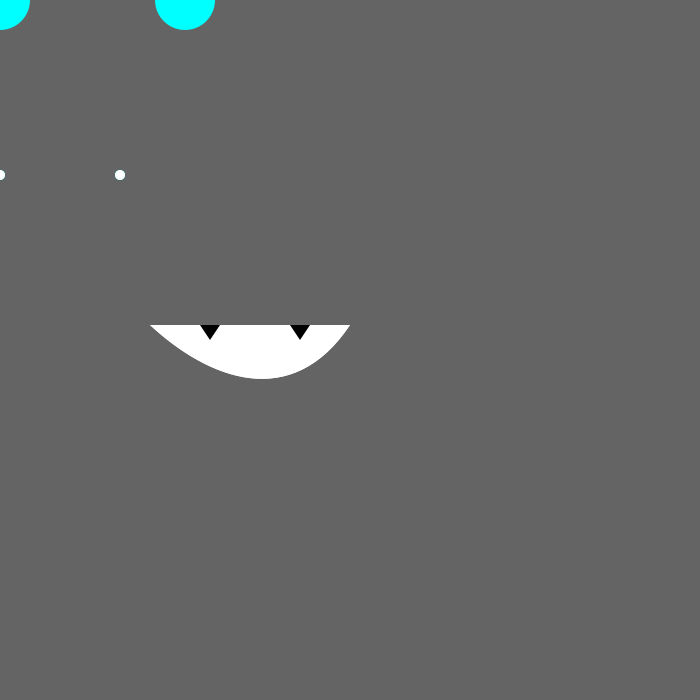
Frame 1 (no input)
Frame 60 (the mouse pressed at the canvas centre just before this capture): identical to frame 1, image omitted
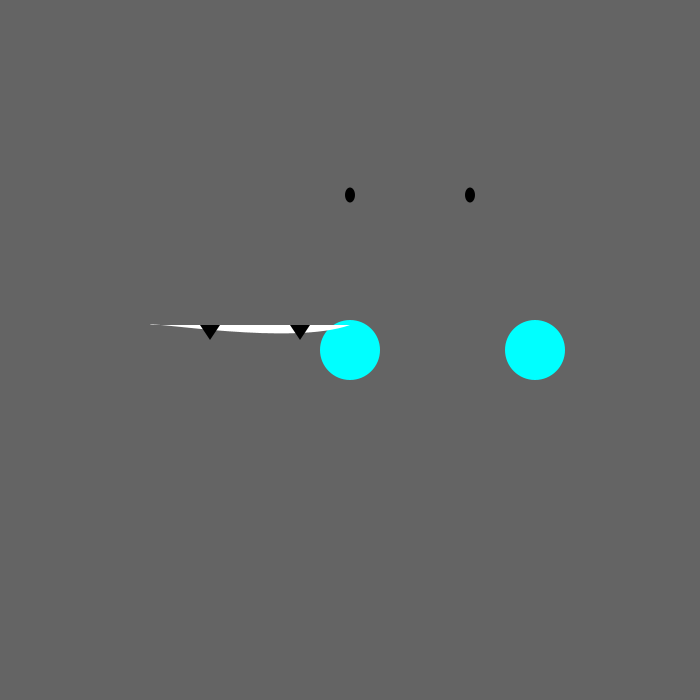
Frame 120 (the mouse held since frame 60 and released just before this capture)

The Processing sketch that drew these frames (run headless with seeded random() and noise(); from frame 60 on, the mouse is pressed at the canvas centre):

// Processing sketch: processing_139882
// ── processing_139882.pde

//If you move the mouse up and down,the pupils will change color from black to white.

 
     
int x, y; 
int ellipse_diameter = 200; 
void setup(){ 
  size(700, 700);  
  smooth();  
} 
void draw(){ 
  background(100); 
  noStroke();  
  fill(0,255,255);// augen hg 
  ellipse(mouseX+185, mouseY, 60, 60); 
  ellipse(mouseX, mouseY, 60, 60);    
  noStroke();     
  x = mouseX; 
  y = mouseY; 
 if ( x > 250 && y < 250) { 
  fill(0);// pupile 
  ellipse(mouseX+120, 175, 15, 10); 
  ellipse(mouseX, 175, 15, 10); 
  fill(0); // mund 
  curve(mouseX, mouseY, 150, 325, 350, 325, 500, 200);    
 } 
  if ( x > 260 && y > 260) {     
  fill(0);// pupile 
  ellipse(mouseX+120, 195, 10, 15); 
  ellipse(mouseX, 195, 10, 15); 
  fill(255); //mund 
  curve(mouseX, mouseY, 150, 325, 350, 325, 500, 200); 
 } 
  if ( x < 250 && y > 250) { 
  fill(0);// pupile 
  ellipse(mouseX+120, 195, 15, 10); 
  ellipse(mouseX, 195, 15, 10); 
  fill(255); // mund 
  curve(mouseX, mouseY, 150, 325, 350, 325, 500, -200); 
 } 
  if ( x < 250 && y < 250) { 
    ellipse(mouseX+120, 175, 10, 10); 
    ellipse(mouseX, 175, 10, 10); 
     fill(255); // mund 
    curve(mouseX, mouseY, 150, 325, 350, 325, 500, -200); 
} 
  if ( x < 250 && y < 250) { 
    fill(255);// pupile 
    ellipse(mouseX+120, 175, 10, 10); 
    ellipse(mouseX, 175, 10, 10); 
     fill(255); //mund 
    curve(mouseX, mouseY, 150, 325, 350, 325, 500, -200);     
} 
 { 
  } 
//zähne    
  fill(0); 
  triangle(200, 325, 220, 325, 210, 340); 
  triangle(290, 325, 310, 325, 300, 340); 
} 
